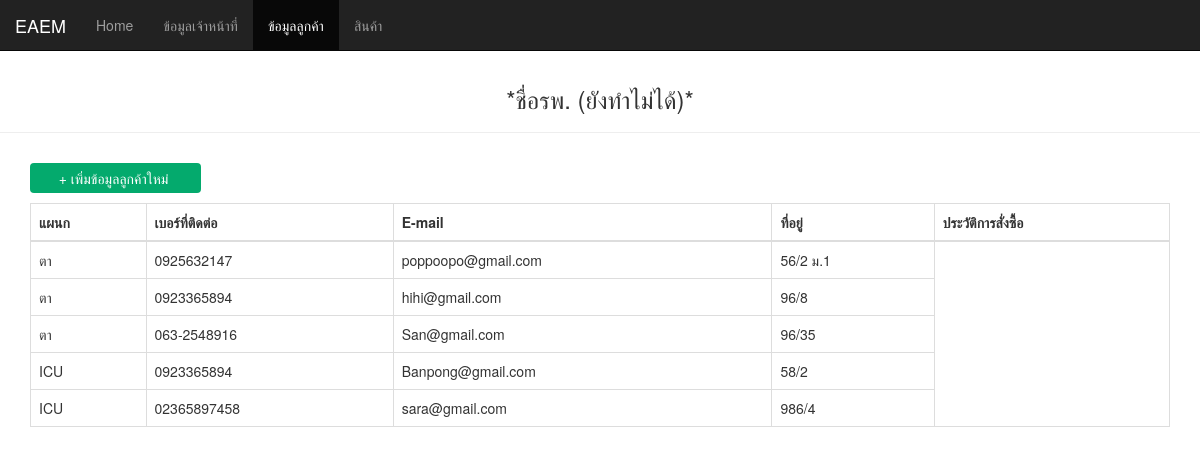
The page /รวมแผนก.php on the database its author committed.
### tables this page shows
CREATE TABLE `governmant_agency` (
  `taxpayer_code_governmant` varchar(20) NOT NULL COMMENT 'เลขผู้เสียภาษี',
  `hospital_name` text NOT NULL,
  `division_governmant` text NOT NULL,
  `address_governmant` text NOT NULL,
  `province_governmant` text NOT NULL,
  `distrct_governmant` text NOT NULL,
  `parish_governmant` text NOT NULL,
  `zip_code` varchar(20) NOT NULL,
  `county_governmant` text NOT NULL,
  `phone_number` varchar(50) NOT NULL,
  `contact_department` varchar(50) NOT NULL,
  `Email_governmant` text NOT NULL
);

### รวมแผนก.php (the view, shortened to what this page needs)
<!DOCTYPE html>
<html lang="th">
<head>
  <link rel="stylesheet" href="https://maxcdn.bootstrapcdn.com/bootstrap/3.4.1/css/bootstrap.min.css">
</head>
<body style="height:1500px">
<nav class="navbar navbar-inverse navbar-fixed-top">
  <div class="container-fluid">
    <div class="navbar-header">
      <a class="navbar-brand" href="#">EAEM</a>
    </div>
    <ul class="nav navbar-nav">
      <li ><a href="หน้าหลัก.php">Home</a></li>
      <li ><a href="เขต.php">ข้อมูลเจ้าหน้าที่</a></li>
      <li class="active"  ><a href="รวมแผนก.php">ข้อมูลลูกค้า</a></li>
      <li><a href="หน้าสินค้า.php">สินค้า</a></li>
    </ul>
  </div>
</nav>
<body>
<?php
include('dbconnect.php');
$query = "SELECT * FROM governmant_agency";
$result=mysqli_query($connect,$query);
 ?>
<center>
  <div class="page-header">
    <h3><br>*ชื่อรพ. (ยังทำไม่ได้)*</br></h3>
  </div>
</center>
<body>
<div class="container">
<form action="ประเภทลูกค้า.php">
              <input  type="submit" value="+ เพิ่มข้อมูลลูกค้าใหม่ " >
              <br>
 </form>
</div>
  <div class="container">
  <table class="table table-bordered">
    <thead>
      <tr>
        <th> แผนก </th>
        <th> เบอร์ที่ติดต่อ </th>
        <th> E-mail </th>
        <th> ที่อยู่ </th>
        <th> ประวัติการสั่งซื้อ</th>
      </tr>
    </thead>
    <tbody>
      <?php
      foreach ($result as $row) { ?>
      <tr>
          <td> <?php echo $row['division_governmant']; ?> </td>
          <td> <?php echo $row['phone_number']; ?> </td>
          <td> <?php echo $row['Email_governmant']; ?> </td>
          <td> <?php echo $row['address_governmant']; ?> </td>
      </tr>
      <?php } ?>
    </tbody>
</table>
    </div>
</body>

### รวมแผนก.php (style rules this page uses)
input[type=submit] { width: 15%; background-color: #04AA6D; color: white; padding: 5px 10px; margin: 10px 0; border: none; border-radius: 4px; cursor: pointer; }

### rows shown on the page
governmant_agency: division_governmant "ตา", phone_number "0925632147", Email_governmant "poppoopo@gmail.com", address_governmant "56/2 ม.1"
governmant_agency: division_governmant "ตา", phone_number "0923365894", Email_governmant "hihi@gmail.com", address_governmant "96/8"
governmant_agency: division_governmant "ตา", phone_number "063-2548916", Email_governmant "San@gmail.com", address_governmant "96/35"
governmant_agency: division_governmant "ICU", phone_number "0923365894", Email_governmant "Banpong@gmail.com", address_governmant "58/2"
governmant_agency: division_governmant "ICU", phone_number "02365897458", Email_governmant "sara@gmail.com", address_governmant "986/4"
